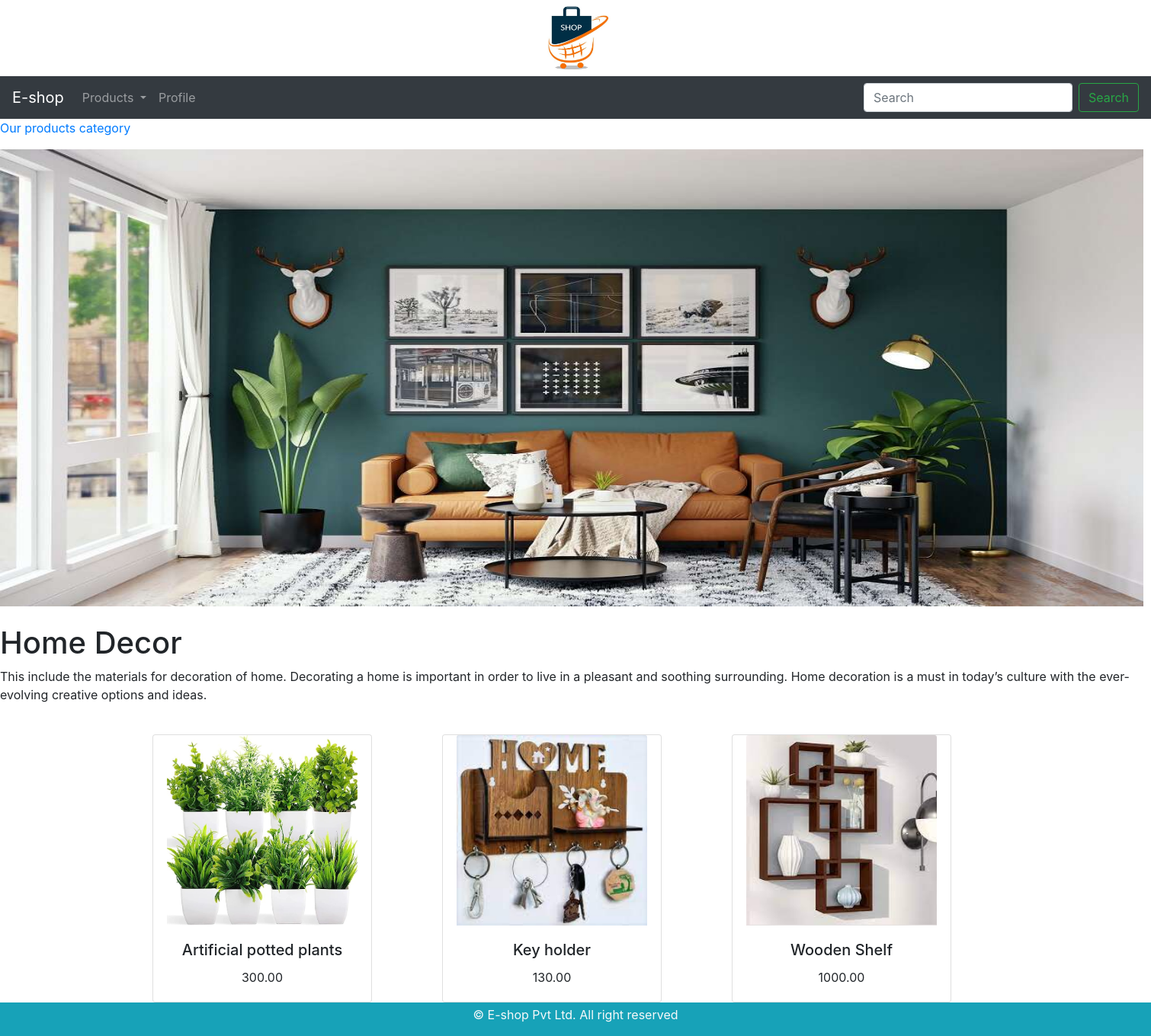
Screenshot of /home-decor/ with the database file from the repository.
### Home/models.py (models this page shows, shortened)
class Category(models.Model):
    name = models.CharField(max_length=250, unique=True)
    slug = models.SlugField(max_length=250, unique=True)
    description = models.TextField(blank=True)
    image = models.ImageField(upload_to='category', blank=True)
    class Meta:
        ordering = ('name',)
        verbose_name = 'category'
        verbose_name_plural = 'categories'
    def get_url(self):
        return reverse('product_by_category', args=[ self.slug])

class Product(models.Model):
    name = models.CharField(max_length=250, unique=True)
    slug = models.SlugField(max_length=200, unique=True)
    description = models.TextField(blank=True)
    image = models.ImageField(upload_to='Products', blank=True)
    price = models.DecimalField(max_digits=9, decimal_places=2)
    category = models.ForeignKey(Category, on_delete=models.CASCADE)
    stock = models.IntegerField()
    available = models.BooleanField(default=True)
    created_at = models.DateTimeField(auto_now_add=True)
    class Meta:
        ordering =('name',)
        verbose_name='Product'
        verbose_name_plural ='Products'
    def get_url(self):
        return reverse('product_catdetail', args=[self.category.slug, self.slug])

### Home/views.py (the view)
# urls.py: path('', views.allproducts, name='allproducts'),
def allproducts(request, slug_c=None):
    page_c=None
    products=None
    if slug_c!=None:
        page_c= get_object_or_404(Category, slug=slug_c)
        products=Product.objects.all().filter(category=page_c, available=True)
    else:
        products=Product.objects.all().filter(available=True)
    return render(request, 'sampl.html', {'category':page_c, 'products':products})

### Home/context_processors.py (called while the page is built)
def my_links(request):
    links=Category.objects.all()
    return dict(links=links)

### templates/sampl.html (shortened to what this page needs)
{% extends 'base.html' %}
{% load static %}
{% block content %}
{% if category %}
  <div>
    <div>
      <p class="text-ceter"><a href= "{% url 'allproducts' %}">Our products category</a></p>
    </div>
  </div>
{% endif %}
<div>
  {% if category %}
  <img src="{{category.image.url}}" alt="{{category.name}}" style="width:1500px;height:600px;" >
</div>
<br>
<div>
  <h1>{{category.name}}</h1>
  <p>{{category.description}}</p>
</div>
{% endif %}
<br>
<div class="container">
  <div class="row">
    {% for product in products %}
      <div class="col-9 col-sm-12 col-md-4 col-lg-4">
        <div class="card text-center" style="width: 18rem;">
          <a href="{{product.get_url}}"><img class="card-img-top" src="{{product.image.url}}" style="width:250px;height:250px;" alt="{{product.name}}"></a>
          <div class="card-body">
            <h5 class="card-title">{{product.name}}</h5>
            <p class="card-text">{{product.price}}</p>
          </div>
        </div>
      </div>
    {% endfor %}
  </div>
</div>
{% endblock content %}

### rows the page displays
Category: image (picture), name "Home Decor", description "This include the materials for decoration of home. Decorating a home is important in order to live in a pleasant and soothing surrounding. Home decoration is a must in today’s culture with the ever-evolving creative options and ideas."
Product: shows a picture, name "Artificial potted plants", price "300.00"
Product: shows a picture, name "Key holder", price "130.00"
Product: shows a picture, name "Wooden Shelf", price "1000.00"
